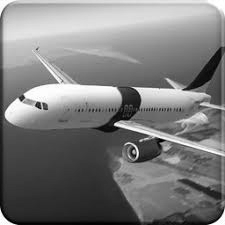
#> input picture example_images/airplane.png, 225 x 225 px
$ python submission.py
#> lines starting #> are read from the running program, lines starting #| are printed output that depends on the picture
'''
Name: Eduardo Santos Carlos de Souza
USP Number: 9293481
Course: SCC0251/SCC5830 - Image Processing - 1st Semester of 2020

Assignment 2: Image Enhancement and Filtering
Git Repository: https://github.com/eduardoscsouza/dip_assignment_2
'''


#Lib imports
import numpy as np
from imageio import imread, imwrite


#Function to extract the neighborhood with the shape of the filter for each pixel
# [42 lines left out: functions __get_neighs__, conv_2d, not called in this run]


#Function to calculate the gaussian kernels
def __get_gauss__(vals, sig):
    return np.exp(-(vals**2) / (2*sig**2)) /  (2*np.pi*sig**2)

#Function to execute the bilateral filter
# [22 lines left out: function bilateral, not called in this run]


#Function to set the range of the pixels between 0 and 255
def __normalize__(img):
    img_min, img_max = np.min(img), np.max(img)
    img = (img - img_min) * (255.0 / (img_max - img_min))
    return img

#Function to execute the unsharp filter
# [16 lines left out: function unsharp, not called in this run]


#Function to execute the vignette filter
def vignette(img, sig_row, sig_col):
    #Get the gaussian kernel for the rows, and change shape for future calculations
    row_gauss = __get_gauss__(np.arange(-((img.shape[0]-1)//2), (img.shape[0]//2)+1), sig_row)[:, np.newaxis]
    #Get the gaussian kernel for the columns, and change shape for future calculations
    col_gauss = __get_gauss__(np.arange(-((img.shape[1]-1)//2), (img.shape[1]//2)+1), sig_col)[np.newaxis, :]
    #Get the weight matrix through matrix multiplication
    weights = np.matmul(row_gauss, col_gauss)
    #Calculate the point-wise multiplication and normalize
    img = __normalize__(img * weights)

    return img


#Definition of the Root Squared Error Function
def rse(anchor, compare):
    return np.sqrt(np.sum(np.square(anchor-compare)))


#Main Function
if __name__ ==  '__main__':
    #Reading input parameters
    img_filename = str(input()).rstrip()
#> the answer given: example_images/airplane.png
    method = int(input())
#> the answer given: 3
    save = bool(int(input()))
#> the answer given: 3

    #Read the image and convert to float for the mathematical operations
    img = imread(img_filename).astype(np.float64)
#> img: shape (225, 225) float64; min 0, max 255, mean 124
    #Read extra inputs and apply the specified method
    if method == 1:
        fil_size, sig_s, sig_r = int(input()), float(input()), float(input())
        res_img = bilateral(img, fil_size, sig_s, sig_r)
    elif method == 2:
        c, ker = float(input()), int(input())
        res_img = unsharp(img, c, ker)
    else:
        sig_row, sig_col = float(input()), float(input())
#> the answer given: 3
#> the answer given: 3
        res_img = vignette(img, sig_row, sig_col)
#> in __normalize__, `img_min, img_max = np.min(img), np.max(img)`: img_min = 0; img_max = 0.0328
#> in __normalize__, `img = (img - img_min) * (255.0 / (img_max - img_min))`:
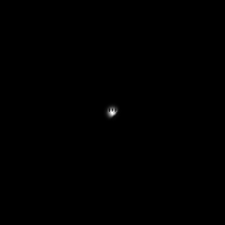
#> img: shape (225, 225) float64; min 0, max 255, mean 0.2

    #Save if necessary
    if save:
        imwrite("output_img.png", res_img.astype(np.uint8))

    #Print the RSE
    print("%.4f" % rse(res_img, img))
#| 31295.4651
